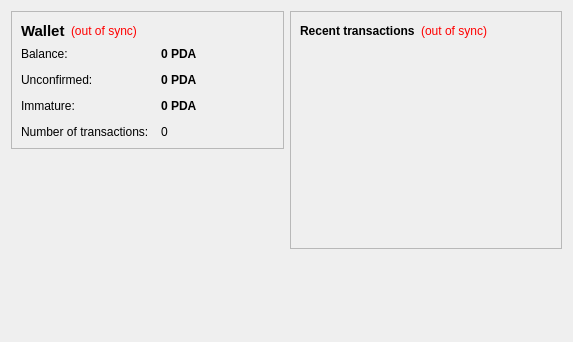
<?xml version="1.0" encoding="UTF-8"?>
<ui version="4.0">
 <class>OverviewPage</class>
 <widget class="QWidget" name="OverviewPage">
  <property name="geometry">
   <rect>
    <x>0</x>
    <y>0</y>
    <width>573</width>
    <height>342</height>
   </rect>
  </property>
  <property name="windowTitle">
   <string>Form</string>
  </property>
  <layout class="QHBoxLayout" name="horizontalLayout" stretch="1,1">
   <item>
    <layout class="QVBoxLayout" name="verticalLayout_2">
     <item>
      <widget class="QFrame" name="frame">
       <property name="frameShape">
        <enum>QFrame::StyledPanel</enum>
       </property>
       <property name="frameShadow">
        <enum>QFrame::Raised</enum>
       </property>
       <layout class="QVBoxLayout" name="verticalLayout_4">
        <item>
         <layout class="QHBoxLayout" name="horizontalLayout_4">
          <item>
           <widget class="QLabel" name="label_5">
            <property name="font">
             <font>
              <pointsize>11</pointsize>
              <weight>75</weight>
              <bold>true</bold>
             </font>
            </property>
            <property name="text">
             <string>Wallet</string>
            </property>
           </widget>
          </item>
          <item>
           <widget class="QLabel" name="labelWalletStatus">
            <property name="toolTip">
             <string>The displayed information may be out of date. Your wallet automatically synchronizes with the PedaCoin network after a connection is established, but this process has not completed yet.</string>
            </property>
            <property name="styleSheet">
             <string notr="true">QLabel { color: red; }</string>
            </property>
            <property name="text">
             <string notr="true">(out of sync)</string>
            </property>
            <property name="alignment">
             <set>Qt::AlignLeading|Qt::AlignLeft|Qt::AlignVCenter</set>
            </property>
           </widget>
          </item>
          <item>
           <spacer name="horizontalSpacer_2">
            <property name="orientation">
             <enum>Qt::Horizontal</enum>
            </property>
            <property name="sizeHint" stdset="0">
             <size>
              <width>40</width>
              <height>20</height>
             </size>
            </property>
           </spacer>
          </item>
         </layout>
        </item>
        <item>
         <layout class="QFormLayout" name="formLayout_2">
          <property name="fieldGrowthPolicy">
           <enum>QFormLayout::AllNonFixedFieldsGrow</enum>
          </property>
          <property name="horizontalSpacing">
           <number>12</number>
          </property>
          <property name="verticalSpacing">
           <number>12</number>
          </property>
          <item row="0" column="0">
           <widget class="QLabel" name="label">
            <property name="text">
             <string>Balance:</string>
            </property>
           </widget>
          </item>
          <item row="0" column="1">
           <widget class="QLabel" name="labelBalance">
            <property name="font">
             <font>
              <weight>75</weight>
              <bold>true</bold>
             </font>
            </property>
            <property name="cursor">
             <cursorShape>IBeamCursor</cursorShape>
            </property>
            <property name="toolTip">
             <string>Your current balance</string>
            </property>
            <property name="text">
             <string notr="true">0 PDA</string>
            </property>
            <property name="textInteractionFlags">
             <set>Qt::LinksAccessibleByMouse|Qt::TextSelectableByKeyboard|Qt::TextSelectableByMouse</set>
            </property>
           </widget>
          </item>
          <item row="1" column="0">
           <widget class="QLabel" name="label_3">
            <property name="text">
             <string>Unconfirmed:</string>
            </property>
           </widget>
          </item>
          <item row="1" column="1">
           <widget class="QLabel" name="labelUnconfirmed">
            <property name="font">
             <font>
              <weight>75</weight>
              <bold>true</bold>
             </font>
            </property>
            <property name="cursor">
             <cursorShape>IBeamCursor</cursorShape>
            </property>
            <property name="toolTip">
             <string>Total of transactions that have yet to be confirmed, and do not yet count toward the current balance</string>
            </property>
            <property name="text">
             <string notr="true">0 PDA</string>
            </property>
            <property name="textInteractionFlags">
             <set>Qt::LinksAccessibleByMouse|Qt::TextSelectableByKeyboard|Qt::TextSelectableByMouse</set>
            </property>
           </widget>
          </item>
          <item row="3" column="0">
           <widget class="QLabel" name="label_2">
            <property name="text">
             <string>Number of transactions:</string>
            </property>
           </widget>
          </item>
          <item row="3" column="1">
           <widget class="QLabel" name="labelNumTransactions">
            <property name="toolTip">
             <string>Total number of transactions in wallet</string>
            </property>
            <property name="text">
             <string notr="true">0</string>
            </property>
           </widget>
          </item>
          <item row="2" column="0">
           <widget class="QLabel" name="labelImmatureText">
            <property name="text">
             <string>Immature:</string>
            </property>
           </widget>
          </item>
          <item row="2" column="1">
           <widget class="QLabel" name="labelImmature">
            <property name="font">
             <font>
              <weight>75</weight>
              <bold>true</bold>
             </font>
            </property>
            <property name="toolTip">
             <string>Mined balance that has not yet matured</string>
            </property>
            <property name="text">
             <string notr="true">0 PDA</string>
            </property>
            <property name="textInteractionFlags">
             <set>Qt::LinksAccessibleByMouse|Qt::TextSelectableByKeyboard|Qt::TextSelectableByMouse</set>
            </property>
           </widget>
          </item>
         </layout>
        </item>
       </layout>
      </widget>
     </item>
     <item>
      <spacer name="verticalSpacer">
       <property name="orientation">
        <enum>Qt::Vertical</enum>
       </property>
       <property name="sizeHint" stdset="0">
        <size>
         <width>20</width>
         <height>40</height>
        </size>
       </property>
      </spacer>
     </item>
    </layout>
   </item>
   <item>
    <layout class="QVBoxLayout" name="verticalLayout_3">
     <item>
      <widget class="QFrame" name="frame_2">
       <property name="frameShape">
        <enum>QFrame::StyledPanel</enum>
       </property>
       <property name="frameShadow">
        <enum>QFrame::Raised</enum>
       </property>
       <layout class="QVBoxLayout" name="verticalLayout">
        <item>
         <layout class="QHBoxLayout" name="horizontalLayout_2">
          <item>
           <widget class="QLabel" name="label_4">
            <property name="text">
             <string>&lt;b&gt;Recent transactions&lt;/b&gt;</string>
            </property>
           </widget>
          </item>
          <item>
           <widget class="QLabel" name="labelTransactionsStatus">
            <property name="toolTip">
             <string>The displayed information may be out of date. Your wallet automatically synchronizes with the PedaCoin network after a connection is established, but this process has not completed yet.</string>
            </property>
            <property name="styleSheet">
             <string notr="true">QLabel { color: red; }</string>
            </property>
            <property name="text">
             <string notr="true">(out of sync)</string>
            </property>
            <property name="alignment">
             <set>Qt::AlignRight|Qt::AlignTrailing|Qt::AlignVCenter</set>
            </property>
           </widget>
          </item>
          <item>
           <spacer name="horizontalSpacer">
            <property name="orientation">
             <enum>Qt::Horizontal</enum>
            </property>
            <property name="sizeHint" stdset="0">
             <size>
              <width>40</width>
              <height>20</height>
             </size>
            </property>
           </spacer>
          </item>
         </layout>
        </item>
        <item>
         <widget class="QListView" name="listTransactions">
          <property name="styleSheet">
           <string notr="true">QListView { background: transparent; }</string>
          </property>
          <property name="frameShape">
           <enum>QFrame::NoFrame</enum>
          </property>
          <property name="verticalScrollBarPolicy">
           <enum>Qt::ScrollBarAlwaysOff</enum>
          </property>
          <property name="horizontalScrollBarPolicy">
           <enum>Qt::ScrollBarAlwaysOff</enum>
          </property>
          <property name="selectionMode">
           <enum>QAbstractItemView::NoSelection</enum>
          </property>
         </widget>
        </item>
       </layout>
      </widget>
     </item>
     <item>
      <spacer name="verticalSpacer_2">
       <property name="orientation">
        <enum>Qt::Vertical</enum>
       </property>
       <property name="sizeHint" stdset="0">
        <size>
         <width>20</width>
         <height>40</height>
        </size>
       </property>
      </spacer>
     </item>
    </layout>
   </item>
  </layout>
 </widget>
 <resources/>
 <connections/>
</ui>
